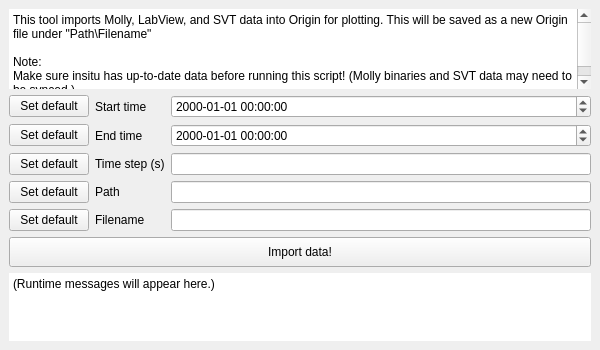
<?xml version="1.0" encoding="UTF-8"?>
<ui version="4.0">
 <class>MainWindow</class>
 <widget class="QMainWindow" name="MainWindow">
  <property name="geometry">
   <rect>
    <x>0</x>
    <y>0</y>
    <width>600</width>
    <height>350</height>
   </rect>
  </property>
  <property name="windowTitle">
   <string>Origin data import wizard</string>
  </property>
  <widget class="QWidget" name="centralwidget">
   <layout class="QVBoxLayout" name="verticalLayout">
    <item>
     <widget class="QPlainTextEdit" name="intro_message">
      <property name="sizePolicy">
       <sizepolicy hsizetype="Preferred" vsizetype="Preferred">
        <horstretch>0</horstretch>
        <verstretch>0</verstretch>
       </sizepolicy>
      </property>
      <property name="minimumSize">
       <size>
        <width>0</width>
        <height>80</height>
       </size>
      </property>
      <property name="maximumSize">
       <size>
        <width>16777215</width>
        <height>150</height>
       </size>
      </property>
      <property name="frameShape">
       <enum>QFrame::NoFrame</enum>
      </property>
      <property name="frameShadow">
       <enum>QFrame::Plain</enum>
      </property>
      <property name="readOnly">
       <bool>true</bool>
      </property>
      <property name="plainText">
       <string>This tool imports Molly, LabView, and SVT data into Origin for plotting. This will be saved as a new Origin file under &quot;Path\Filename&quot;

Note:
Make sure insitu has up-to-date data before running this script! (Molly binaries and SVT data may need to be synced.)</string>
      </property>
      <property name="backgroundVisible">
       <bool>false</bool>
      </property>
     </widget>
    </item>
    <item>
     <layout class="QGridLayout" name="gridLayout">
      <item row="1" column="0">
       <widget class="QPushButton" name="end_button">
        <property name="text">
         <string>Set default</string>
        </property>
       </widget>
      </item>
      <item row="2" column="0">
       <widget class="QPushButton" name="t_step_button">
        <property name="text">
         <string>Set default</string>
        </property>
       </widget>
      </item>
      <item row="0" column="0">
       <widget class="QPushButton" name="start_button">
        <property name="text">
         <string>Set default</string>
        </property>
       </widget>
      </item>
      <item row="1" column="2">
       <widget class="QDateTimeEdit" name="end">
        <property name="dateTime">
         <datetime>
          <hour>0</hour>
          <minute>0</minute>
          <second>0</second>
          <year>2000</year>
          <month>1</month>
          <day>1</day>
         </datetime>
        </property>
        <property name="displayFormat">
         <string>yyyy-MM-dd HH:mm:ss</string>
        </property>
       </widget>
      </item>
      <item row="0" column="2">
       <widget class="QDateTimeEdit" name="start">
        <property name="dateTime">
         <datetime>
          <hour>0</hour>
          <minute>0</minute>
          <second>0</second>
          <year>2000</year>
          <month>1</month>
          <day>1</day>
         </datetime>
        </property>
        <property name="displayFormat">
         <string>yyyy-MM-dd HH:mm:ss</string>
        </property>
       </widget>
      </item>
      <item row="3" column="0">
       <widget class="QPushButton" name="path_button">
        <property name="text">
         <string>Set default</string>
        </property>
       </widget>
      </item>
      <item row="3" column="2">
       <widget class="QLineEdit" name="path"/>
      </item>
      <item row="0" column="1">
       <widget class="QLabel" name="start_label">
        <property name="text">
         <string>Start time</string>
        </property>
       </widget>
      </item>
      <item row="1" column="1">
       <widget class="QLabel" name="end_label">
        <property name="text">
         <string>End time</string>
        </property>
       </widget>
      </item>
      <item row="4" column="0">
       <widget class="QPushButton" name="file_button">
        <property name="text">
         <string>Set default</string>
        </property>
       </widget>
      </item>
      <item row="2" column="1">
       <widget class="QLabel" name="t_step_label">
        <property name="text">
         <string>Time step (s)</string>
        </property>
       </widget>
      </item>
      <item row="3" column="1">
       <widget class="QLabel" name="path_label">
        <property name="text">
         <string>Path</string>
        </property>
       </widget>
      </item>
      <item row="4" column="1">
       <widget class="QLabel" name="file_label">
        <property name="text">
         <string>Filename</string>
        </property>
       </widget>
      </item>
      <item row="4" column="2">
       <widget class="QLineEdit" name="file"/>
      </item>
      <item row="2" column="2">
       <widget class="QLineEdit" name="t_step">
        <property name="text">
         <string/>
        </property>
       </widget>
      </item>
     </layout>
    </item>
    <item>
     <widget class="QPushButton" name="export_button">
      <property name="enabled">
       <bool>true</bool>
      </property>
      <property name="sizePolicy">
       <sizepolicy hsizetype="Expanding" vsizetype="Fixed">
        <horstretch>0</horstretch>
        <verstretch>0</verstretch>
       </sizepolicy>
      </property>
      <property name="minimumSize">
       <size>
        <width>0</width>
        <height>30</height>
       </size>
      </property>
      <property name="maximumSize">
       <size>
        <width>16777215</width>
        <height>30</height>
       </size>
      </property>
      <property name="text">
       <string>Import data!</string>
      </property>
      <property name="flat">
       <bool>false</bool>
      </property>
     </widget>
    </item>
    <item>
     <widget class="QPlainTextEdit" name="runtime_messages">
      <property name="sizePolicy">
       <sizepolicy hsizetype="Expanding" vsizetype="Expanding">
        <horstretch>0</horstretch>
        <verstretch>0</verstretch>
       </sizepolicy>
      </property>
      <property name="minimumSize">
       <size>
        <width>0</width>
        <height>40</height>
       </size>
      </property>
      <property name="frameShape">
       <enum>QFrame::NoFrame</enum>
      </property>
      <property name="frameShadow">
       <enum>QFrame::Plain</enum>
      </property>
      <property name="readOnly">
       <bool>true</bool>
      </property>
      <property name="plainText">
       <string>(Runtime messages will appear here.)</string>
      </property>
      <property name="tabStopWidth">
       <number>85</number>
      </property>
      <property name="backgroundVisible">
       <bool>false</bool>
      </property>
     </widget>
    </item>
   </layout>
  </widget>
 </widget>
 <tabstops>
  <tabstop>start_button</tabstop>
  <tabstop>start</tabstop>
  <tabstop>end_button</tabstop>
  <tabstop>end</tabstop>
  <tabstop>t_step_button</tabstop>
  <tabstop>t_step</tabstop>
  <tabstop>path_button</tabstop>
  <tabstop>path</tabstop>
  <tabstop>file_button</tabstop>
  <tabstop>file</tabstop>
  <tabstop>export_button</tabstop>
  <tabstop>runtime_messages</tabstop>
  <tabstop>intro_message</tabstop>
 </tabstops>
 <resources/>
 <connections/>
</ui>
